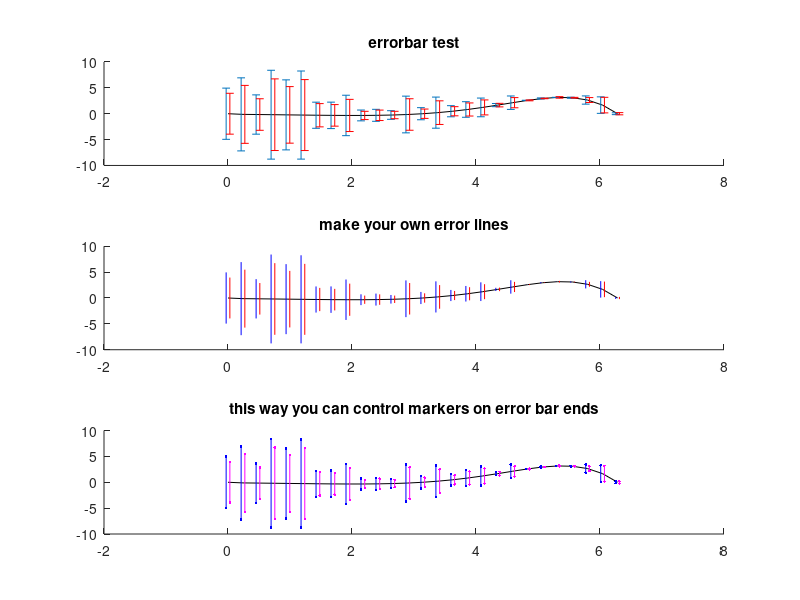

Reproduce this figure in MATLAB.
%errorbar test
%source: Jani Saloranta
%        Centre for Wireless Communications
%        University of Oulu
%licence: do what ever you want :)

x = 0:pi/13:2*pi;
y = -(exp(x))./(10*x).*sin(x);
y(1) = 0;

e = randn(1,length(x)).*abs(x-max(x)+1);
e2 = .8*e+(0.1*randn(1,length(x)));

eps=0.03;

%%
hfig1=figure;
subplot(3,1,1);
hold on;
hl = plot(x,y, 'k-');
he1 = errorbar(x-eps,y,e);
he2 = errorbar(x+eps,y,e2, 'r');
set(he1, 'LineStyle', 'none');
set(he2, 'LineStyle', 'none');
title('errorbar test')

%%
subplot(3,1,2);
hold on;
s1 = plot(x,y, 'k-');
se1 = plot([x;x]-eps, [y+e;y-e], 'b-');
se2 = plot([x;x]+eps, [y+e2;y-e2], 'r-');
title('make your own error lines');

%%
subplot(3,1,3);
hold on;
s2 = plot(x,y, 'k-');
se3 = plot([x;x]-eps, [y+e;y-e], 'b.-');
se4 = plot([x;x]+eps, [y+e2;y-e2], 'r.-');
set(se4, 'Color', 'm');
title('this way you can control markers on error bar ends');

%%

position = get(hfig1,'Position');
%outerpos = get(hfig1,'OuterPosition');
%borders = outerpos - position;
set(hfig1, 'Position', [position(1), max(10,position(2)-position(4)), position(3), 2*position(4)]);